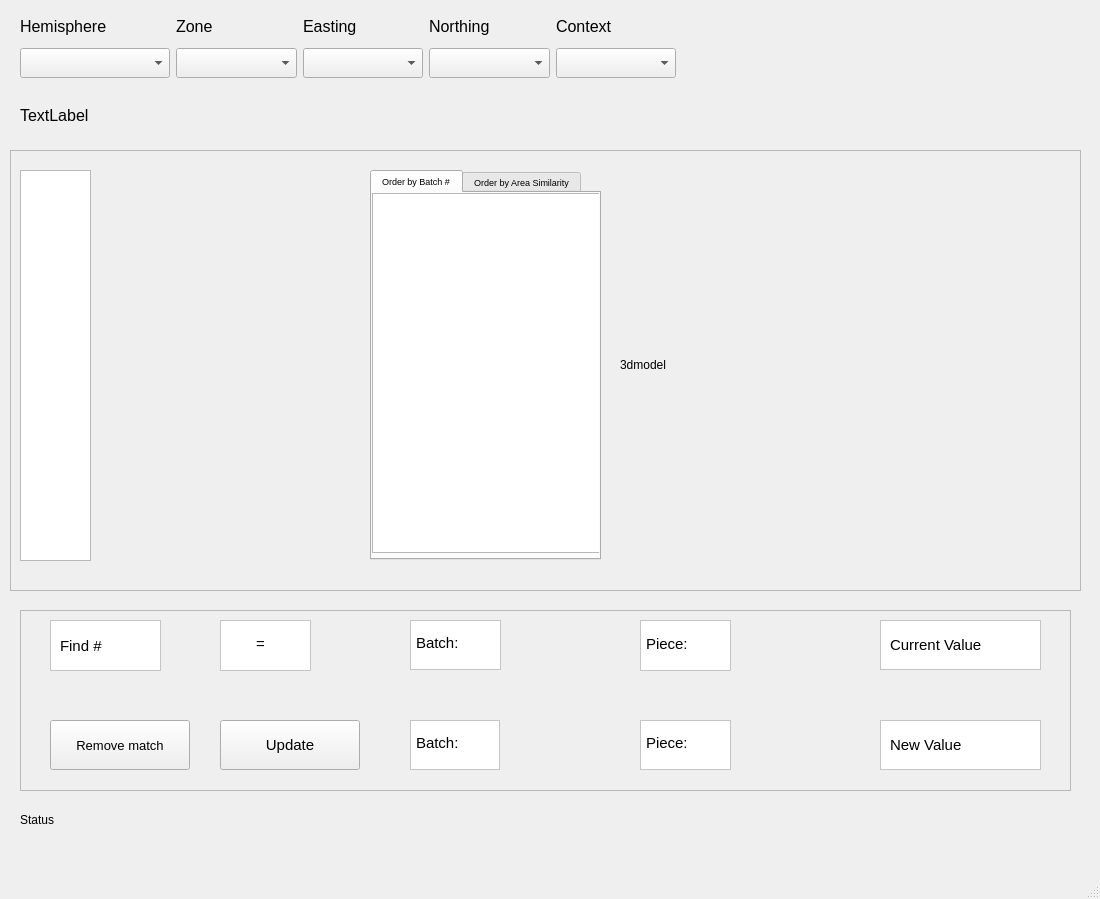
<?xml version="1.0" encoding="UTF-8"?>
<ui version="4.0">
 <class>MainWindow</class>
 <widget class="QMainWindow" name="MainWindow">
  <property name="geometry">
   <rect>
    <x>0</x>
    <y>0</y>
    <width>1100</width>
    <height>899</height>
   </rect>
  </property>
  <property name="minimumSize">
   <size>
    <width>1100</width>
    <height>600</height>
   </size>
  </property>
  <property name="baseSize">
   <size>
    <width>1100</width>
    <height>600</height>
   </size>
  </property>
  <property name="windowTitle">
   <string>Sherd Match Assistance</string>
  </property>
  <property name="windowIcon">
   <iconset>
    <normaloff>../assets/icon.png</normaloff>../assets/icon.png</iconset>
  </property>
  <property name="tabShape">
   <enum>QTabWidget::Rounded</enum>
  </property>
  <widget class="QWidget" name="centralwidget">
   <widget class="QWidget" name="layoutWidget">
    <property name="geometry">
     <rect>
      <x>20</x>
      <y>10</y>
      <width>656</width>
      <height>68</height>
     </rect>
    </property>
    <layout class="QGridLayout" name="selectContextLayout">
     <item row="0" column="0">
      <widget class="QLabel" name="hemisphere_l">
       <property name="sizePolicy">
        <sizepolicy hsizetype="Expanding" vsizetype="Expanding">
         <horstretch>0</horstretch>
         <verstretch>0</verstretch>
        </sizepolicy>
       </property>
       <property name="minimumSize">
        <size>
         <width>150</width>
         <height>30</height>
        </size>
       </property>
       <property name="font">
        <font>
         <pointsize>12</pointsize>
        </font>
       </property>
       <property name="text">
        <string>Hemisphere</string>
       </property>
      </widget>
     </item>
     <item row="0" column="1">
      <widget class="QLabel" name="zone_l">
       <property name="sizePolicy">
        <sizepolicy hsizetype="Expanding" vsizetype="Expanding">
         <horstretch>0</horstretch>
         <verstretch>0</verstretch>
        </sizepolicy>
       </property>
       <property name="minimumSize">
        <size>
         <width>120</width>
         <height>30</height>
        </size>
       </property>
       <property name="font">
        <font>
         <pointsize>12</pointsize>
        </font>
       </property>
       <property name="text">
        <string>Zone</string>
       </property>
      </widget>
     </item>
     <item row="0" column="2">
      <widget class="QLabel" name="easting_l">
       <property name="sizePolicy">
        <sizepolicy hsizetype="Expanding" vsizetype="Expanding">
         <horstretch>0</horstretch>
         <verstretch>0</verstretch>
        </sizepolicy>
       </property>
       <property name="minimumSize">
        <size>
         <width>120</width>
         <height>30</height>
        </size>
       </property>
       <property name="font">
        <font>
         <pointsize>12</pointsize>
        </font>
       </property>
       <property name="text">
        <string>Easting</string>
       </property>
      </widget>
     </item>
     <item row="0" column="3">
      <widget class="QLabel" name="northing_l">
       <property name="sizePolicy">
        <sizepolicy hsizetype="Expanding" vsizetype="Expanding">
         <horstretch>0</horstretch>
         <verstretch>0</verstretch>
        </sizepolicy>
       </property>
       <property name="minimumSize">
        <size>
         <width>120</width>
         <height>30</height>
        </size>
       </property>
       <property name="font">
        <font>
         <pointsize>12</pointsize>
        </font>
       </property>
       <property name="text">
        <string>Northing</string>
       </property>
      </widget>
     </item>
     <item row="1" column="0">
      <widget class="QComboBox" name="hemisphere_cb">
       <property name="minimumSize">
        <size>
         <width>0</width>
         <height>30</height>
        </size>
       </property>
       <property name="font">
        <font>
         <pointsize>12</pointsize>
        </font>
       </property>
       <property name="editable">
        <bool>false</bool>
       </property>
       <property name="currentText">
        <string/>
       </property>
      </widget>
     </item>
     <item row="1" column="1">
      <widget class="QComboBox" name="zone_cb">
       <property name="minimumSize">
        <size>
         <width>0</width>
         <height>30</height>
        </size>
       </property>
       <property name="font">
        <font>
         <pointsize>12</pointsize>
        </font>
       </property>
      </widget>
     </item>
     <item row="1" column="2">
      <widget class="QComboBox" name="easting_cb">
       <property name="minimumSize">
        <size>
         <width>0</width>
         <height>30</height>
        </size>
       </property>
       <property name="font">
        <font>
         <pointsize>12</pointsize>
        </font>
       </property>
      </widget>
     </item>
     <item row="1" column="3">
      <widget class="QComboBox" name="northing_cb">
       <property name="minimumSize">
        <size>
         <width>0</width>
         <height>30</height>
        </size>
       </property>
       <property name="font">
        <font>
         <pointsize>12</pointsize>
        </font>
       </property>
      </widget>
     </item>
     <item row="1" column="4">
      <widget class="QComboBox" name="context_cb">
       <property name="minimumSize">
        <size>
         <width>0</width>
         <height>30</height>
        </size>
       </property>
       <property name="font">
        <font>
         <pointsize>12</pointsize>
        </font>
       </property>
      </widget>
     </item>
     <item row="0" column="4">
      <widget class="QLabel" name="context_l">
       <property name="sizePolicy">
        <sizepolicy hsizetype="Expanding" vsizetype="Expanding">
         <horstretch>0</horstretch>
         <verstretch>0</verstretch>
        </sizepolicy>
       </property>
       <property name="minimumSize">
        <size>
         <width>120</width>
         <height>30</height>
        </size>
       </property>
       <property name="font">
        <font>
         <pointsize>12</pointsize>
        </font>
       </property>
       <property name="text">
        <string>Context</string>
       </property>
      </widget>
     </item>
    </layout>
   </widget>
   <widget class="QLabel" name="contextDisplay">
    <property name="geometry">
     <rect>
      <x>20</x>
      <y>100</y>
      <width>641</width>
      <height>30</height>
     </rect>
    </property>
    <property name="minimumSize">
     <size>
      <width>0</width>
      <height>30</height>
     </size>
    </property>
    <property name="sizeIncrement">
     <size>
      <width>10</width>
      <height>10</height>
     </size>
    </property>
    <property name="font">
     <font>
      <pointsize>12</pointsize>
     </font>
    </property>
    <property name="text">
     <string>TextLabel</string>
    </property>
   </widget>
   <widget class="QLabel" name="statusLabel">
    <property name="geometry">
     <rect>
      <x>20</x>
      <y>810</y>
      <width>671</width>
      <height>20</height>
     </rect>
    </property>
    <property name="text">
     <string>Status</string>
    </property>
    <property name="textFormat">
     <enum>Qt::AutoText</enum>
    </property>
    <property name="wordWrap">
     <bool>true</bool>
    </property>
   </widget>
   <widget class="QFrame" name="update_container">
    <property name="geometry">
     <rect>
      <x>20</x>
      <y>610</y>
      <width>1051</width>
      <height>181</height>
     </rect>
    </property>
    <property name="frameShape">
     <enum>QFrame::StyledPanel</enum>
    </property>
    <property name="frameShadow">
     <enum>QFrame::Raised</enum>
    </property>
    <widget class="QPushButton" name="update_button">
     <property name="geometry">
      <rect>
       <x>200</x>
       <y>110</y>
       <width>140</width>
       <height>50</height>
      </rect>
     </property>
     <property name="font">
      <font>
       <pointsize>11</pointsize>
      </font>
     </property>
     <property name="text">
      <string>Update</string>
     </property>
    </widget>
    <widget class="QFrame" name="frame_36">
     <property name="geometry">
      <rect>
       <x>390</x>
       <y>110</y>
       <width>90</width>
       <height>50</height>
      </rect>
     </property>
     <property name="styleSheet">
      <string notr="true"> background-color : white</string>
     </property>
     <property name="frameShape">
      <enum>QFrame::StyledPanel</enum>
     </property>
     <property name="frameShadow">
      <enum>QFrame::Raised</enum>
     </property>
     <widget class="QLabel" name="label_36">
      <property name="geometry">
       <rect>
        <x>6</x>
        <y>3</y>
        <width>80</width>
        <height>40</height>
       </rect>
      </property>
      <property name="font">
       <font>
        <pointsize>11</pointsize>
       </font>
      </property>
      <property name="text">
       <string>Batch:</string>
      </property>
     </widget>
    </widget>
    <widget class="QFrame" name="frame_37">
     <property name="geometry">
      <rect>
       <x>620</x>
       <y>110</y>
       <width>91</width>
       <height>50</height>
      </rect>
     </property>
     <property name="styleSheet">
      <string notr="true"> background-color : white</string>
     </property>
     <property name="frameShape">
      <enum>QFrame::StyledPanel</enum>
     </property>
     <property name="frameShadow">
      <enum>QFrame::Raised</enum>
     </property>
     <widget class="QLabel" name="label_37">
      <property name="geometry">
       <rect>
        <x>6</x>
        <y>3</y>
        <width>81</width>
        <height>40</height>
       </rect>
      </property>
      <property name="font">
       <font>
        <pointsize>11</pointsize>
       </font>
      </property>
      <property name="text">
       <string>Piece:</string>
      </property>
     </widget>
    </widget>
    <widget class="QFrame" name="frame_38">
     <property name="geometry">
      <rect>
       <x>860</x>
       <y>110</y>
       <width>161</width>
       <height>50</height>
      </rect>
     </property>
     <property name="styleSheet">
      <string notr="true"> background-color : white</string>
     </property>
     <property name="frameShape">
      <enum>QFrame::StyledPanel</enum>
     </property>
     <property name="frameShadow">
      <enum>QFrame::Raised</enum>
     </property>
     <widget class="QLabel" name="label_38">
      <property name="geometry">
       <rect>
        <x>10</x>
        <y>5</y>
        <width>141</width>
        <height>40</height>
       </rect>
      </property>
      <property name="font">
       <font>
        <pointsize>11</pointsize>
       </font>
      </property>
      <property name="text">
       <string>New Value</string>
      </property>
     </widget>
    </widget>
    <widget class="QFrame" name="frame_39">
     <property name="geometry">
      <rect>
       <x>30</x>
       <y>10</y>
       <width>111</width>
       <height>51</height>
      </rect>
     </property>
     <property name="autoFillBackground">
      <bool>false</bool>
     </property>
     <property name="styleSheet">
      <string notr="true"> background-color : white</string>
     </property>
     <property name="frameShape">
      <enum>QFrame::StyledPanel</enum>
     </property>
     <property name="frameShadow">
      <enum>QFrame::Raised</enum>
     </property>
     <widget class="QLabel" name="label_6">
      <property name="geometry">
       <rect>
        <x>10</x>
        <y>5</y>
        <width>71</width>
        <height>41</height>
       </rect>
      </property>
      <property name="font">
       <font>
        <pointsize>11</pointsize>
       </font>
      </property>
      <property name="autoFillBackground">
       <bool>false</bool>
      </property>
      <property name="styleSheet">
       <string notr="true"/>
      </property>
      <property name="text">
       <string>Find #</string>
      </property>
     </widget>
    </widget>
    <widget class="QLabel" name="selected_find_6">
     <property name="geometry">
      <rect>
       <x>190</x>
       <y>10</y>
       <width>71</width>
       <height>51</height>
      </rect>
     </property>
     <property name="font">
      <font>
       <pointsize>11</pointsize>
      </font>
     </property>
     <property name="autoFillBackground">
      <bool>false</bool>
     </property>
     <property name="styleSheet">
      <string notr="true"/>
     </property>
     <property name="text">
      <string/>
     </property>
    </widget>
    <widget class="QFrame" name="frame_40">
     <property name="geometry">
      <rect>
       <x>200</x>
       <y>10</y>
       <width>91</width>
       <height>51</height>
      </rect>
     </property>
     <property name="styleSheet">
      <string notr="true"> background-color : white</string>
     </property>
     <property name="frameShape">
      <enum>QFrame::StyledPanel</enum>
     </property>
     <property name="frameShadow">
      <enum>QFrame::Raised</enum>
     </property>
     <widget class="QLabel" name="label_39">
      <property name="geometry">
       <rect>
        <x>36</x>
        <y>3</y>
        <width>41</width>
        <height>41</height>
       </rect>
      </property>
      <property name="font">
       <font>
        <pointsize>11</pointsize>
       </font>
      </property>
      <property name="layoutDirection">
       <enum>Qt::LeftToRight</enum>
      </property>
      <property name="text">
       <string>=</string>
      </property>
     </widget>
    </widget>
    <widget class="QFrame" name="frame_41">
     <property name="geometry">
      <rect>
       <x>390</x>
       <y>10</y>
       <width>91</width>
       <height>50</height>
      </rect>
     </property>
     <property name="styleSheet">
      <string notr="true"> background-color : white</string>
     </property>
     <property name="frameShape">
      <enum>QFrame::StyledPanel</enum>
     </property>
     <property name="frameShadow">
      <enum>QFrame::Raised</enum>
     </property>
     <widget class="QLabel" name="label_40">
      <property name="geometry">
       <rect>
        <x>6</x>
        <y>3</y>
        <width>80</width>
        <height>40</height>
       </rect>
      </property>
      <property name="font">
       <font>
        <pointsize>11</pointsize>
       </font>
      </property>
      <property name="text">
       <string>Batch:</string>
      </property>
     </widget>
    </widget>
    <widget class="QLabel" name="current_batch">
     <property name="geometry">
      <rect>
       <x>550</x>
       <y>20</y>
       <width>31</width>
       <height>31</height>
      </rect>
     </property>
     <property name="font">
      <font>
       <pointsize>11</pointsize>
      </font>
     </property>
     <property name="text">
      <string/>
     </property>
    </widget>
    <widget class="QFrame" name="frame_4">
     <property name="geometry">
      <rect>
       <x>620</x>
       <y>10</y>
       <width>91</width>
       <height>51</height>
      </rect>
     </property>
     <property name="styleSheet">
      <string notr="true"> background-color : white</string>
     </property>
     <property name="frameShape">
      <enum>QFrame::StyledPanel</enum>
     </property>
     <property name="frameShadow">
      <enum>QFrame::Raised</enum>
     </property>
     <widget class="QLabel" name="label_11">
      <property name="geometry">
       <rect>
        <x>6</x>
        <y>3</y>
        <width>81</width>
        <height>41</height>
       </rect>
      </property>
      <property name="font">
       <font>
        <pointsize>11</pointsize>
       </font>
      </property>
      <property name="text">
       <string>Piece:</string>
      </property>
     </widget>
    </widget>
    <widget class="QLabel" name="current_piece">
     <property name="geometry">
      <rect>
       <x>770</x>
       <y>20</y>
       <width>31</width>
       <height>31</height>
      </rect>
     </property>
     <property name="font">
      <font>
       <pointsize>11</pointsize>
      </font>
     </property>
     <property name="text">
      <string/>
     </property>
    </widget>
    <widget class="QFrame" name="frame_5">
     <property name="geometry">
      <rect>
       <x>860</x>
       <y>10</y>
       <width>161</width>
       <height>50</height>
      </rect>
     </property>
     <property name="styleSheet">
      <string notr="true"> background-color : white</string>
     </property>
     <property name="frameShape">
      <enum>QFrame::StyledPanel</enum>
     </property>
     <property name="frameShadow">
      <enum>QFrame::Raised</enum>
     </property>
     <widget class="QLabel" name="label_13">
      <property name="geometry">
       <rect>
        <x>10</x>
        <y>5</y>
        <width>141</width>
        <height>40</height>
       </rect>
      </property>
      <property name="font">
       <font>
        <pointsize>11</pointsize>
       </font>
      </property>
      <property name="text">
       <string>Current Value</string>
      </property>
     </widget>
    </widget>
    <widget class="QLabel" name="new_piece">
     <property name="geometry">
      <rect>
       <x>770</x>
       <y>120</y>
       <width>31</width>
       <height>31</height>
      </rect>
     </property>
     <property name="font">
      <font>
       <pointsize>11</pointsize>
      </font>
     </property>
     <property name="text">
      <string/>
     </property>
    </widget>
    <widget class="QLabel" name="new_batch">
     <property name="geometry">
      <rect>
       <x>550</x>
       <y>120</y>
       <width>30</width>
       <height>31</height>
      </rect>
     </property>
     <property name="font">
      <font>
       <pointsize>11</pointsize>
      </font>
     </property>
     <property name="text">
      <string/>
     </property>
    </widget>
    <widget class="QPushButton" name="remove_button">
     <property name="geometry">
      <rect>
       <x>30</x>
       <y>110</y>
       <width>140</width>
       <height>50</height>
      </rect>
     </property>
     <property name="font">
      <font>
       <pointsize>10</pointsize>
      </font>
     </property>
     <property name="text">
      <string>Remove match</string>
     </property>
    </widget>
    <widget class="QLabel" name="selected_find">
     <property name="geometry">
      <rect>
       <x>150</x>
       <y>10</y>
       <width>31</width>
       <height>51</height>
      </rect>
     </property>
     <property name="font">
      <font>
       <pointsize>11</pointsize>
      </font>
     </property>
     <property name="text">
      <string/>
     </property>
    </widget>
   </widget>
   <widget class="QFrame" name="frame">
    <property name="geometry">
     <rect>
      <x>10</x>
      <y>150</y>
      <width>1071</width>
      <height>441</height>
     </rect>
    </property>
    <property name="frameShape">
     <enum>QFrame::StyledPanel</enum>
    </property>
    <property name="frameShadow">
     <enum>QFrame::Raised</enum>
    </property>
    <widget class="QListWidget" name="finds_list">
     <property name="geometry">
      <rect>
       <x>10</x>
       <y>20</y>
       <width>71</width>
       <height>391</height>
      </rect>
     </property>
     <property name="sizeIncrement">
      <size>
       <width>10</width>
       <height>10</height>
      </size>
     </property>
     <property name="palette">
      <palette>
       <active>
        <colorrole role="HighlightedText">
         <brush brushstyle="SolidPattern">
          <color alpha="255">
           <red>255</red>
           <green>170</green>
           <blue>0</blue>
          </color>
         </brush>
        </colorrole>
       </active>
       <inactive>
        <colorrole role="HighlightedText">
         <brush brushstyle="SolidPattern">
          <color alpha="255">
           <red>0</red>
           <green>0</green>
           <blue>0</blue>
          </color>
         </brush>
        </colorrole>
       </inactive>
       <disabled>
        <colorrole role="HighlightedText">
         <brush brushstyle="SolidPattern">
          <color alpha="255">
           <red>255</red>
           <green>255</green>
           <blue>255</blue>
          </color>
         </brush>
        </colorrole>
       </disabled>
      </palette>
     </property>
    </widget>
    <widget class="QWidget" name="layoutWidget">
     <property name="geometry">
      <rect>
       <x>90</x>
       <y>20</y>
       <width>258</width>
       <height>391</height>
      </rect>
     </property>
     <layout class="QVBoxLayout" name="findPhotosLayout">
      <item>
       <widget class="QLabel" name="findFrontPhoto_l">
        <property name="maximumSize">
         <size>
          <width>256</width>
          <height>16777215</height>
         </size>
        </property>
        <property name="text">
         <string/>
        </property>
       </widget>
      </item>
      <item>
       <widget class="QLabel" name="findBackPhoto_l">
        <property name="text">
         <string/>
        </property>
       </widget>
      </item>
     </layout>
    </widget>
    <widget class="QTabWidget" name="tabWidget">
     <property name="geometry">
      <rect>
       <x>360</x>
       <y>20</y>
       <width>231</width>
       <height>390</height>
      </rect>
     </property>
     <property name="font">
      <font>
       <pointsize>7</pointsize>
      </font>
     </property>
     <property name="currentIndex">
      <number>0</number>
     </property>
     <widget class="QWidget" name="tab">
      <attribute name="title">
       <string>Order by Batch #</string>
      </attribute>
      <widget class="QTreeView" name="modelList">
       <property name="geometry">
        <rect>
         <x>0</x>
         <y>0</y>
         <width>231</width>
         <height>360</height>
        </rect>
       </property>
      </widget>
     </widget>
     <widget class="QWidget" name="tab_2">
      <attribute name="title">
       <string>Order by Area Similarity</string>
      </attribute>
      <widget class="QTreeView" name="sorted_model_list">
       <property name="geometry">
        <rect>
         <x>0</x>
         <y>0</y>
         <width>231</width>
         <height>360</height>
        </rect>
       </property>
      </widget>
     </widget>
    </widget>
    <widget class="QLabel" name="model">
     <property name="geometry">
      <rect>
       <x>610</x>
       <y>20</y>
       <width>430</width>
       <height>390</height>
      </rect>
     </property>
     <property name="text">
      <string>3dmodel</string>
     </property>
    </widget>
   </widget>
  </widget>
  <widget class="QStatusBar" name="statusbar"/>
  <widget class="QMenuBar" name="menubar">
   <property name="geometry">
    <rect>
     <x>0</x>
     <y>0</y>
     <width>1100</width>
     <height>27</height>
    </rect>
   </property>
   <property name="font">
    <font>
     <pointsize>12</pointsize>
    </font>
   </property>
  </widget>
  <action name="actionSelect_folder">
   <property name="text">
    <string>Select folder</string>
   </property>
   <property name="font">
    <font/>
   </property>
  </action>
  <action name="actionAdjust_parameters_weights">
   <property name="text">
    <string>Adjust parameters weights</string>
   </property>
  </action>
 </widget>
 <resources/>
 <connections/>
</ui>
